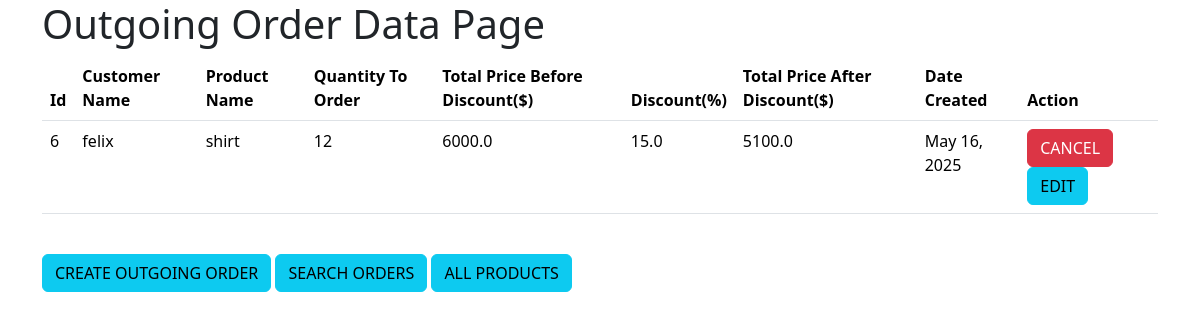
The app's page /alloutgoingorders, older data.
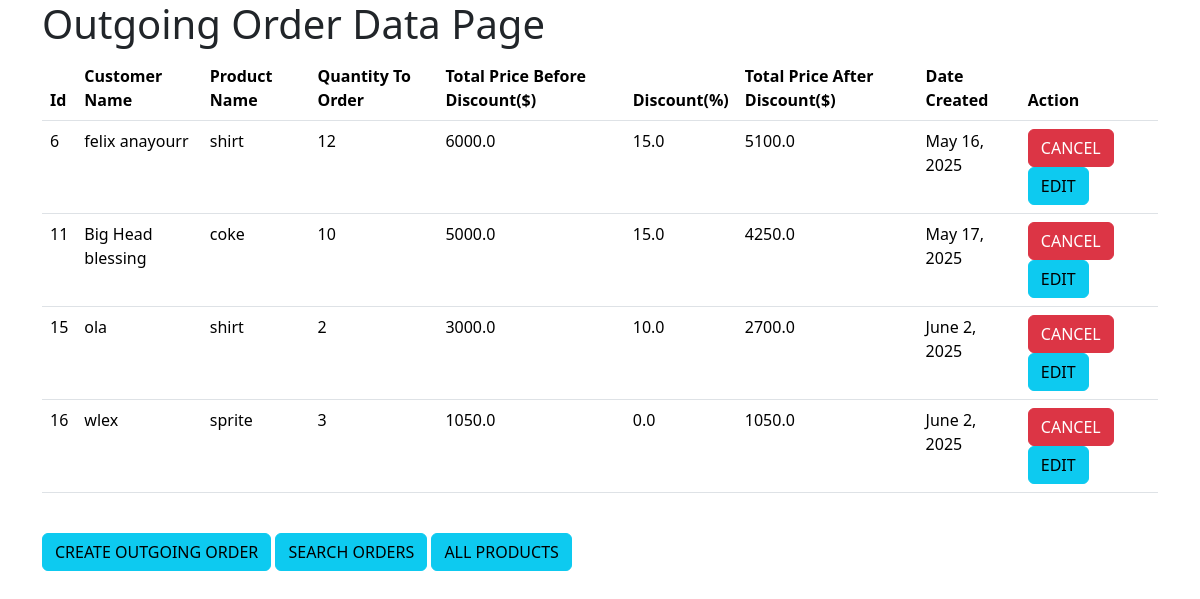
The same page, newer data.
### inventoryapp/models.py (models this page shows, shortened)
class OutgoingOrder(models.Model):
    productId = models.ForeignKey(Product, default=0, related_name="outgoingorder", on_delete=models.CASCADE)
    customerId = models.ForeignKey(Customer, default=0, related_name="outgoingorder", on_delete=models.CASCADE)
    quantityToOrder = models.IntegerField()
    totalPriceBeforeDiscount = models.FloatField()
    discount = models.FloatField()
    totalPriceAfterDiscount = models.FloatField()
    OrderDate = models.DateField(auto_now_add=True)

class Customer(models.Model):
    firstName = models.CharField(max_length=45)
    lastName = models.CharField(max_length=45)
    age = models.IntegerField()
    email = models.EmailField()
    phoneNumber = models.IntegerField()
    address = models.CharField(max_length=45)
    date_created = models.DateField(auto_now_add=True)
    def __str__(self):
        return self.firstName

class Product(models.Model):
    name = models.CharField(max_length=30, null=False)
    categoryId = models.ForeignKey(Category, related_name="product", on_delete=models.CASCADE)
    availableQuantity = models.IntegerField(default=0)
    unitPrice = models.FloatField(default=0)
    totalPrice = models.FloatField(default=0)
    date_created = models.DateField(auto_now_add=True)
    def __str__(self):
        return self.name

### inventoryapp/views.py (the view)
# urls.py: path('alloutgoingorders', views.alloutgoingorders, name='alloutgoingorders'),
def alloutgoingorders(request):
    orders = OutgoingOrder.objects.all()
    return render(request, "alloutgoingorders.html", context={"orders": orders})

### templates/alloutgoingorders.html (shortened to what this page needs)
<!DOCTYPE html>
<html lang="en">
<head>
     <link href="https://cdn.jsdelivr.net/npm/bootstrap@5.3.2/dist/css/bootstrap.min.css" rel="stylesheet"
>
</head>
<body>
<div class="container">
  <div class="row justify-content-center">
    <div class="col-md-20">
  <marquee><h1> Outgoing Order Data Page</h1></marquee>
        <table class="table">
          <thead>
            <tr>
                <th scope="col">Id</th>
                <th scope="col">Customer Name</th>
                <th scope="col">Product Name</th>
                <th scope="col">Quantity To Order</th>
                <th scope="col">Total Price Before Discount($)</th>
                <th scope="col">Discount(%)</th>
                <th scope="col">Total Price After Discount($)</th>
                <th scope="col">Date Created</th>
                <th scope="col">Action</th>
            </tr>
          </thead>
          <tbody>
             {% for order in orders %}
            <tr>
                <td>{{order.id}}</td>
                <td>{{order.customerId}}</td>
                <td>{{order.productId}}</td>
                <td>{{order.quantityToOrder}}</td>
                <td>{{order.totalPriceBeforeDiscount}}</td>
                <td>{{order.discount}}</td>
                <td>{{order.totalPriceAfterDiscount}}</td>
                <td>{{order.OrderDate}}</td>
                <td><a href="{% url 'confirmremoveoutgoingorder' order.id %}" class="btn btn-danger">CANCEL</a>
                    <a href="{% url 'updateoutgoingorder' order.id %}" class="btn btn-info">EDIT</a>
                </td>
            </tr>
            {% endfor %}
          </tbody>
        </table><br>
         <a href="{% url 'createoutgoingorder' %}" class="btn btn-info">CREATE OUTGOING ORDER</a>
        <a href="{% url 'searchorder' %}" class="btn btn-info">SEARCH ORDERS</a>
          <a href="{% url 'allproducts' %}" class="btn btn-info">ALL PRODUCTS</a>
        <br><br>
    </div>
  </div>
</div>
</body>
</html>

Row changes from the older to the newer data that the page shows:
changed through a linked row, OutgoingOrder id 6: customerId "felix" → "felix anayourr"
added OutgoingOrder: id "11", customerId "Big Head blessing", productId "coke", quantityToOrder "10", totalPriceBeforeDiscount "5000.0", discount "15.0", totalPriceAfterDiscount "4250.0", OrderDate "May 17, 2025"
added OutgoingOrder: id "15", customerId "ola", productId "shirt", quantityToOrder "2", totalPriceBeforeDiscount "3000.0", discount "10.0", totalPriceAfterDiscount "2700.0", OrderDate "June 2, 2025"
added OutgoingOrder: id "16", customerId "wlex", productId "sprite", quantityToOrder "3", totalPriceBeforeDiscount "1050.0", discount "0.0", totalPriceAfterDiscount "1050.0", OrderDate "June 2, 2025"
